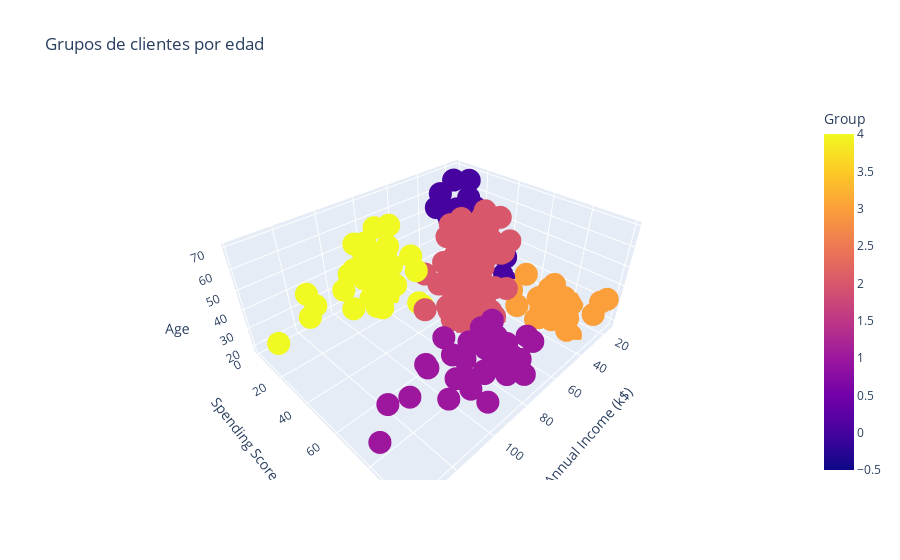

The code cell stored with this chart in its notebook:
### Code cell
#Grafica 3D por edad de los datos despues del agrupamiento
Grafica_3D = px.scatter_3d(df_proc, x= 'Annual Income (k$)', y= 'Spending Score (1-100)', z= 'Age', color= 'Group', symbol= 'Group', symbol_map= {0: 'circle', 1:'circle', 3:'circle', 4:'circle', 5:'circle'}, title='Grupos de clientes por edad')
Grafica_3D.update_layout(showlegend= False)

### Figure 1 — Plotly figure (JSON) as saved in the notebook; plotly's stock layout.template omitted (floating-point values rounded to 4 significant figures)
{"data": [{"hovertemplate": "Group=%{marker.color}<br>Annual Income (k$)=%{x}<br>Spending Score (1-100)=%{y}<br>Age=%{z}<extra></extra>", "legendgroup": "0", "marker": {"color": [0, 0, 0, 0, 0, 0, 0, 0, 0, 0, 0, 0, 0, 0, 0, 0, 0, 0, 0, 0, 0, 0, 0], "coloraxis": "coloraxis", "symbol": "circle"}, "mode": "markers", "name": "0", "scene": "scene", "showlegend": true, "type": "scatter3d", "x": [15, 16, 17, 18, 19, 19, 20, 20, 21, 23, 24, 25, 28, 28, 29, 30, 33, 33, 34, 37, 38, 39, 39], "y": [39, 6, 40, 6, 3, 14, 15, 13, 35, 29, 35, 5, 14, 32, 31, 4, 4, 14, 17, 26, 35, 36, 28], "z": [19, 20, 31, 35, 64, 67, 58, 37, 35, 52, 35, 46, 54, 45, 40, 60, 53, 49, 42, 36, 65, 48, 49]}, {"hovertemplate": "Group=%{marker.color}<br>Annual Income (k$)=%{x}<br>Spending Score (1-100)=%{y}<br>Age=%{z}<extra></extra>", "legendgroup": "3", "marker": {"color": [3, 3, 3, 3, 3, 3, 3, 3, 3, 3, 3, 3, 3, 3, 3, 3, 3, 3, 3, 3, 3, 3, 3], "coloraxis": "coloraxis", "symbol": "circle"}, "mode": "markers", "name": "3", "scene": "scene", "showlegend": true, "type": "scatter3d", "x": [15, 16, 17, 18, 19, 19, 20, 20, 21, 23, 24, 25, 28, 28, 29, 30, 33, 33, 34, 37, 38, 39, 39], "y": [81, 77, 76, 94, 72, 99, 77, 79, 66, 98, 73, 73, 82, 61, 87, 73, 92, 81, 73, 75, 92, 61, 65], "z": [21, 23, 22, 23, 30, 35, 24, 22, 20, 35, 25, 31, 29, 35, 23, 21, 18, 21, 30, 20, 24, 31, 24]}, {"hovertemplate": "Group=%{marker.color}<br>Annual Income (k$)=%{x}<br>Spending Score (1-100)=%{y}<br>Age=%{z}<extra></extra>", "legendgroup": "2", "marker": {"color": [2, 2, 2, 2, 2, 2, 2, 2, 2, 2, 2, 2, 2, 2, 2, 2, 2, 2, 2, 2, 2, 2, 2, 2, 2, 2, 2, 2, 2, 2, 2, 2, 2, 2, 2, 2, 2, 2, 2, 2, 2, 2, 2, 2, 2, 2, 2, 2, 2, 2, 2, 2, 2, 2, 2, 2, 2, 2, 2, 2, 2, 2, 2, 2, 2, 2, 2, 2, 2, 2, 2, 2, 2, 2, 2, 2, 2, 2, 2], "coloraxis": "coloraxis", "symbol": "circle"}, "mode": "markers", "name": "2", "scene": "scene", "showlegend": true, "type": "scatter3d", "x": [40, 40, 40, 40, 42, 42, 43, 43, 43, 43, 44, 44, 46, 46, 46, 46, 47, 47, 48, 48, 48, 48, 48, 48, 49, 49, 50, 50, 54, 54, 54, 54, 54, 54, 54, 54, 54, 54, 54, 54, 57, 57, 58, 58, 59, 59, 60, 60, 60, 60, 60, 60, 61, 61, 62, 62, 62, 62, 62, 62, 63, 63, 63, 63, 63, 63, 64, 64, 65, 65, 65, 65, 67, 67, 67, 67, 69, 71, 76], "y": [55, 47, 42, 42, 52, 60, 54, 60, 45, 41, 50, 46, 51, 46, 56, 55, 52, 59, 51, 59, 50, 48, 59, 47, 55, 42, 49, 56, 47, 54, 53, 48, 52, 42, 51, 55, 41, 44, 57, 46, 58, 55, 60, 46, 55, 41, 49, 40, 42, 52, 47, 50, 42, 49, 41, 48, 59, 55, 56, 42, 50, 46, 43, 48, 52, 54, 42, 46, 48, 50, 43, 59, 43, 57, 56, 40, 58, 35, 40], "z": [50, 27, 29, 31, 49, 33, 31, 59, 50, 47, 51, 69, 27, 53, 70, 19, 67, 54, 63, 18, 43, 68, 19, 32, 70, 47, 60, 60, 59, 26, 45, 40, 23, 49, 57, 38, 67, 46, 21, 48, 55, 22, 34, 50, 68, 18, 48, 40, 32, 24, 47, 27, 48, 20, 23, 49, 67, 26, 49, 21, 66, 54, 68, 66, 65, 19, 38, 19, 18, 19, 63, 49, 51, 50, 27, 38, 40, 43, 28]}, {"hovertemplate": "Group=%{marker.color}<br>Annual Income (k$)=%{x}<br>Spending Score (1-100)=%{y}<br>Age=%{z}<extra></extra>", "legendgroup": "1", "marker": {"color": [1, 1, 1, 1, 1, 1, 1, 1, 1, 1, 1, 1, 1, 1, 1, 1, 1, 1, 1, 1, 1, 1, 1, 1, 1, 1, 1, 1, 1, 1, 1, 1, 1, 1, 1, 1, 1, 1, 1], "coloraxis": "coloraxis", "symbol": "circle"}, "mode": "markers", "name": "1", "scene": "scene", "showlegend": true, "type": "scatter3d", "x": [69, 70, 71, 71, 71, 72, 73, 73, 74, 75, 76, 77, 77, 78, 78, 78, 78, 78, 78, 79, 81, 85, 86, 87, 87, 87, 88, 88, 93, 97, 98, 99, 101, 103, 103, 113, 120, 126, 137], "y": [91, 77, 95, 75, 75, 71, 88, 73, 72, 93, 87, 97, 74, 90, 88, 76, 89, 78, 73, 83, 93, 75, 95, 63, 75, 92, 86, 69, 90, 86, 88, 97, 68, 85, 69, 91, 79, 74, 83], "z": [39, 31, 40, 38, 39, 31, 29, 32, 35, 32, 32, 28, 32, 34, 39, 38, 27, 30, 30, 29, 31, 36, 33, 32, 28, 36, 30, 27, 35, 32, 29, 30, 28, 36, 32, 38, 35, 32, 30]}, {"hovertemplate": "Group=%{marker.color}<br>Annual Income (k$)=%{x}<br>Spending Score (1-100)=%{y}<br>Age=%{z}<extra></extra>", "legendgroup": "4", "marker": {"color": [4, 4, 4, 4, 4, 4, 4, 4, 4, 4, 4, 4, 4, 4, 4, 4, 4, 4, 4, 4, 4, 4, 4, 4, 4, 4, 4, 4, 4, 4, 4, 4, 4, 4, 4, 4], "coloraxis": "coloraxis", "symbol": "circle"}, "mode": "markers", "name": "4", "scene": "scene", "showlegend": true, "type": "scatter3d", "x": [70, 71, 71, 72, 73, 73, 74, 75, 77, 77, 78, 78, 78, 78, 78, 78, 79, 81, 85, 86, 87, 87, 87, 88, 88, 93, 97, 98, 99, 101, 103, 103, 113, 120, 126, 137], "y": [29, 11, 9, 34, 5, 7, 10, 5, 12, 36, 22, 17, 20, 16, 1, 1, 35, 5, 26, 20, 27, 13, 10, 13, 15, 14, 32, 15, 39, 24, 17, 23, 8, 16, 28, 18], "z": [23, 59, 47, 25, 20, 44, 19, 57, 25, 48, 34, 43, 44, 47, 37, 34, 56, 19, 50, 42, 36, 40, 36, 52, 58, 59, 37, 46, 41, 54, 41, 34, 33, 47, 45, 32]}], "layout": {"coloraxis": {"colorbar": {"title": {"text": "Group"}}, "colorscale": [[0, "#0d0887"], [0.1111, "#46039f"], [0.2222, "#7201a8"], [0.3333, "#9c179e"], [0.4444, "#bd3786"], [0.5556, "#d8576b"], [0.6667, "#ed7953"], [0.7778, "#fb9f3a"], [0.8889, "#fdca26"], [1, "#f0f921"]]}, "legend": {"title": {"text": "Group"}, "tracegroupgap": 0}, "scene": {"domain": {"x": [0, 1], "y": [0, 1]}, "xaxis": {"title": {"text": "Annual Income (k$)"}}, "yaxis": {"title": {"text": "Spending Score (1-100)"}}, "zaxis": {"title": {"text": "Age"}}}, "showlegend": false, "title": {"text": "Grupos de clientes por edad"}}}
